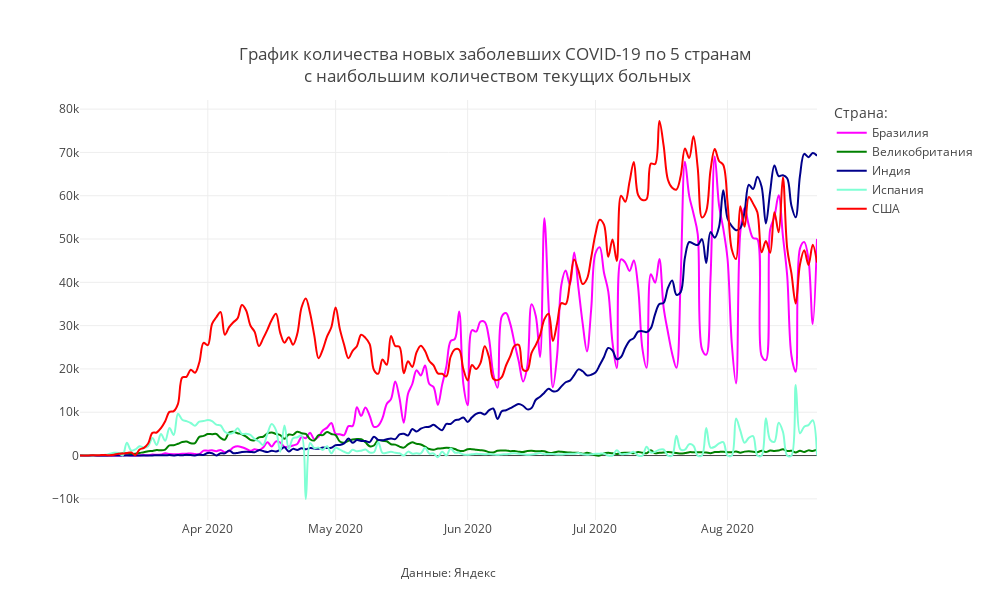

This figure's notebook cell:
### Code cell
mask = (X.Date>datetime.date(2020,3,1))&(X.Country.isin(country_towatch))
#mask = (X.Region.isin(regions_towatch))

fig = px.line(X[mask], y="Day_confirmed", x="Date",
                             color="Country", line_group="Country",
              line_shape="spline", render_mode="notebook",labels={'Country':'Страна:'},
              color_discrete_map={
                "США": "red",
                "Бразилия": "magenta",
                "Россия": "goldenrod",
                "Индия": "darkblue",
                "Великобритания": "green",
                 'Испания': 'aquamarine'},
             title="График количества новых заболевших COVID-19 по 5 странам<br> с наибольшим количеством текущих больных")

fig.update_layout(
    annotations=[
            dict(
            x=0.5,
            y=-0.15,
            showarrow=False,
            text="Данные: Яндекс",
            xref="paper",
            yref="paper")],
           
                  title_x = 0.5,
                  title_y= 0.9,
                  title_xanchor = "center",
                  title_yanchor = "bottom", 
                  
                  width = 990, height = 600,template = 'gridon',
    
    
                  xaxis_title='',yaxis_title = ''
)


fig.show()

### Figure 1 — Plotly figure (JSON) as saved in the notebook; plotly's stock layout.template omitted (floating-point values rounded to 4 significant figures; data arrays with more than 128 entries replaced by an {"elided": "..."} marker saying what was removed)
{"data": [{"hovertemplate": "Страна:=Бразилия<br>Date=%{x}<br>Day_confirmed=%{y}<extra></extra>", "legendgroup": "Бразилия", "line": {"color": "magenta", "dash": "solid", "shape": "spline"}, "mode": "lines", "name": "Бразилия", "orientation": "v", "showlegend": true, "type": "scatter", "x": {"elided": "174 str values"}, "xaxis": "x", "y": {"elided": "174 int values"}, "yaxis": "y"}, {"hovertemplate": "Страна:=Великобритания<br>Date=%{x}<br>Day_confirmed=%{y}<extra></extra>", "legendgroup": "Великобритания", "line": {"color": "green", "dash": "solid", "shape": "spline"}, "mode": "lines", "name": "Великобритания", "orientation": "v", "showlegend": true, "type": "scatter", "x": {"elided": "174 str values"}, "xaxis": "x", "y": {"elided": "174 int values"}, "yaxis": "y"}, {"hovertemplate": "Страна:=Индия<br>Date=%{x}<br>Day_confirmed=%{y}<extra></extra>", "legendgroup": "Индия", "line": {"color": "darkblue", "dash": "solid", "shape": "spline"}, "mode": "lines", "name": "Индия", "orientation": "v", "showlegend": true, "type": "scatter", "x": {"elided": "174 str values"}, "xaxis": "x", "y": {"elided": "174 int values"}, "yaxis": "y"}, {"hovertemplate": "Страна:=Испания<br>Date=%{x}<br>Day_confirmed=%{y}<extra></extra>", "legendgroup": "Испания", "line": {"color": "aquamarine", "dash": "solid", "shape": "spline"}, "mode": "lines", "name": "Испания", "orientation": "v", "showlegend": true, "type": "scatter", "x": {"elided": "174 str values"}, "xaxis": "x", "y": {"elided": "174 int values"}, "yaxis": "y"}, {"hovertemplate": "Страна:=США<br>Date=%{x}<br>Day_confirmed=%{y}<extra></extra>", "legendgroup": "США", "line": {"color": "red", "dash": "solid", "shape": "spline"}, "mode": "lines", "name": "США", "orientation": "v", "showlegend": true, "type": "scatter", "x": {"elided": "174 str values"}, "xaxis": "x", "y": {"elided": "174 int values"}, "yaxis": "y"}], "layout": {"annotations": [{"showarrow": false, "text": "Данные: Яндекс", "x": 0.5, "xref": "paper", "y": -0.15, "yref": "paper"}], "height": 600, "legend": {"title": {"text": "Страна:"}, "tracegroupgap": 0}, "title": {"text": "График количества новых заболевших COVID-19 по 5 странам<br> с наибольшим количеством текущих больных", "x": 0.5, "xanchor": "center", "y": 0.9, "yanchor": "bottom"}, "width": 990, "xaxis": {"anchor": "y", "domain": [0, 1], "title": {"text": ""}}, "yaxis": {"anchor": "x", "domain": [0, 1], "title": {"text": ""}}}}
